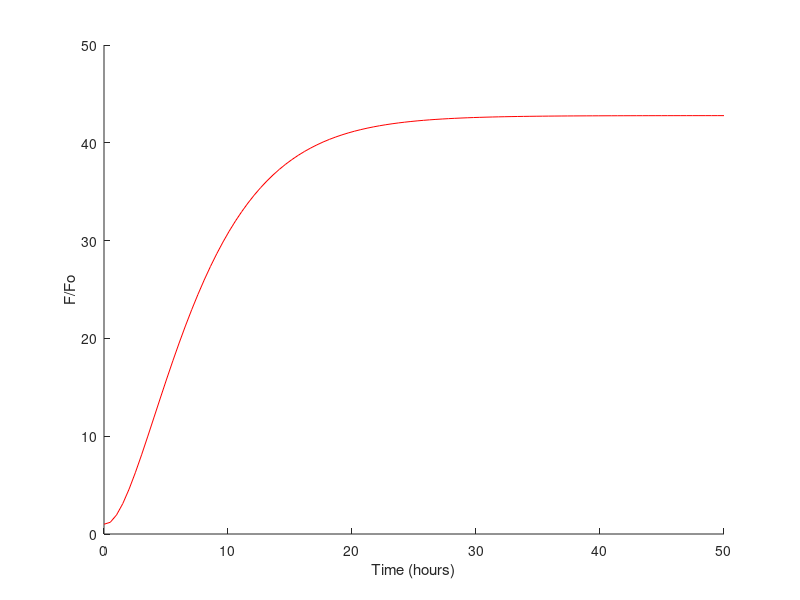

Write the MATLAB code that produced this figure.
%Time (Hours)	[2.5	3.5	4.5	5.5	6.5	7.5	8.5	9.5	10.5	11.5	12.5	13.5	14.5	15.5	16.5	17.5	18.5	19.5];

I4	= [3.040201005	3.849287169	5.140651801	7.51552795	10.42356241	14.17833554	18.200492	22.36666667	25.93179433	29.7862069	32.47865577	33.89171452	35.53903904	36.84556787	37.51590331	37.4373908	37.68329718	38.03446528];
I5	= [3.065326633	4.00407332	5.557461407	8.26863354	11.5483871	15.75693527	20.04674047	24.48275862	28.15739769	31.76748768	34.39146231	35.84659557	37.42042042	38.46260388	39.07888041	38.7396622	38.93709328	39.03547897];
I6	= [3.092964824	4.014256619	5.574614065	8.204968944	11.43478261	15.665786	19.95448954	24.44252874	28.12172088	31.7862069	34.34423252	35.79245283	37.41741742	38.50623269	39.18193384	38.87536401	39.05694143	39.21186011];
I7	= [3.128140704	4.073319756	5.682675815	8.316770186	11.50631136	15.63672391	19.90528905	24.44022989	28.20986359	31.99802956	34.55676658	35.7588187	37.43243243	38.46883657	39.13167939	38.77984857	38.90238612	39.0430816];
I8	= [3.140703518	4.205702648	5.97084048	8.793478261	12.12622721	16.31439894	20.65436654	25.17931034	28.7019937	32.29359606	34.72570391	36.08613618	37.70570571	38.69598338	39.22964377	38.85148515	38.90075922	39.02128738];

t = linspace(0,50);
t2 = linspace(0,17,18);

%Boundary of 1 in b, c, d
%m(0) = 0
%p(0) = 3.09

a = 4.146;
b = 0.2482;
c = 0.6564;
d = 0.2563;

%pt = (a.*c.*(-b.*exp(-d*t)+d.*(exp(-b.*t)-1)+b)+b.*d.*(3.09.*b-3.09.*d).*exp(-d*t))./b.*d.*(b-d);
%pt = (a*c*(-b*exp(-d*t)+d*(exp(-b*t)-1)+b)+b*d*(3.09*b-3.09*d).*exp(-d*t))./b*d*(b-d);
pt = exp(-b.*t-d.*t).*(a.*b.*c.*exp(b.*t+d.*t)-a.*c.*d.*exp(b.*t+d.*t)-a.*b.*c.*exp(b.*t)+a.*c.*d.*exp(d.*t)+b.^2.*d.*exp(b.*t)-b.*d.^2.*exp(b.*t))./(b.*d.*(b-d));

hold on
%plot(t2,I4,'x');
plot(t,pt, 'r');

%a = 4.663;
%b = 0.2664;
%c = 0.6799;
%d = 0.2744;

%pt = exp(-b.*t-d.*t).*(a.*b.*c.*exp(b.*t+d.*t)-a.*c.*d.*exp(b.*t+d.*t)-a.*b.*c.*exp(b.*t)+a.*c.*d.*exp(d.*t)+b.^2.*d.*exp(b.*t)-b.*d.^2.*exp(b.*t))./(b.*d.*(b-d));

%plot(t,pt,'b');

%a = 4.697;
%b = 0.2642;
%c = 0.6668;
%d = 0.2719;

%pt = exp(-b.*t-d.*t).*(a.*b.*c.*exp(b.*t+d.*t)-a.*c.*d.*exp(b.*t+d.*t)-a.*b.*c.*exp(b.*t)+a.*c.*d.*exp(d.*t)+b.^2.*d.*exp(b.*t)-b.*d.^2.*exp(b.*t))./(b.*d.*(b-d));

%plot(t,pt);

%a = 4.311;
%b = 0.2665;
%c = 0.7346;
%d = 0.2738;

%pt = exp(-b.*t-d.*t).*(a.*b.*c.*exp(b.*t+d.*t)-a.*c.*d.*exp(b.*t+d.*t)-a.*b.*c.*exp(b.*t)+a.*c.*d.*exp(d.*t)+b.^2.*d.*exp(b.*t)-b.*d.^2.*exp(b.*t))./(b.*d.*(b-d));

%plot(t,pt);

%a = 4.528;
%b = 0.2777;
%c = 0.7449;
%d = 0.2827;

%pt = exp(-b.*t-d.*t).*(a.*b.*c.*exp(b.*t+d.*t)-a.*c.*d.*exp(b.*t+d.*t)-a.*b.*c.*exp(b.*t)+a.*c.*d.*exp(d.*t)+b.^2.*d.*exp(b.*t)-b.*d.^2.*exp(b.*t))./(b.*d.*(b-d));

ylabel('F/Fo')
xlabel('Time (hours)')
%legend('IPTG 400 mM')